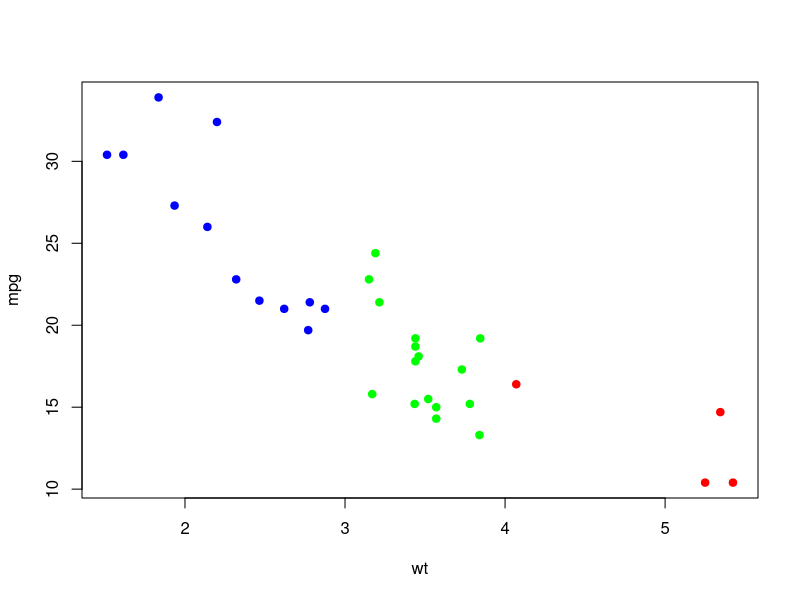

The R script that drew this image:
attach(mtcars)
plot(wt, mpg, type='n')

menor3 <- mtcars[which(wt < 3), ]
menor34 <- mtcars[which(wt >= 3 & wt <= 4), ]
menor4 <- mtcars[which(wt > 4), ]

points(menor3$wt, menor3$mpg, col='blue', pch=19)
points(menor34$wt, menor34$mpg, col='green', pch=19)
points(menor4$wt, menor4$mpg, col='red', pch=19)

detach(mtcars)